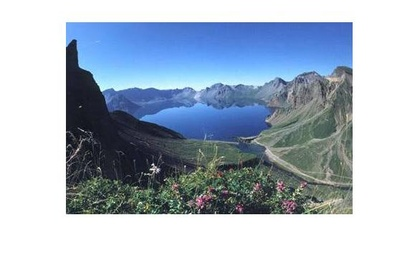
%> input picture normal.jpg, 420 x 273 px, shrunk from 586 x 381 before the run
$ octave autocontrast.m   (GNU Octave 9; MATLAB toolbox functions it lacks are replaced by stand-ins)
%> lines starting %> are read from the running program, lines starting %| are printed output that depends on the picture; in (x1, y1, x2, y2) boxes, pixels count from 0 and x2, y2 are one past the last pixel; in counts of white or black regions, pixels touching at a corner belong together; the program's own positions count from 1
RGB = imread('normal.jpg');
%> RGB is the input picture: size 273x420x3 uint8; mean R, G, B 174.4, 186.9, 200.7
a = rgb2gray(RGB);
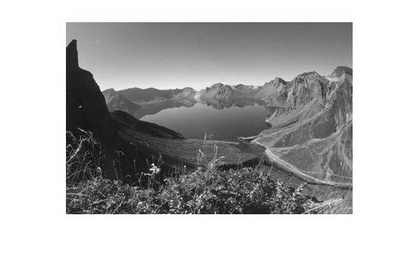
%> a: size 273x420 uint8; min 4, max 255, mean 184.7
z=0;
for i=1:size(a,1)
    for j=1:size(a,2)
        z=z+1;
        Tota(z) = a(i,j);
    end
end
%> after the loop, z = 114660
high = prctile(Tota,95);
%> high = 255
low = prctile(Tota,5);
%> low = 35
%%
c = double(a);
for i=1:size(c,1)
    for j=1:size(c,2)
        for k=1:size(c,3)
            if c(i,j,k) >= high
                b(i,j,k) = 255;
            elseif a(i,j,k) <= low
                b(i,j,k) = 0;
            else
                b(i,j,k) = (c(i,j,k)-low)/(high-low)*255;
            end
        end
    end
end
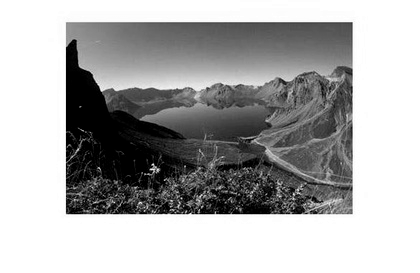
%> b: size 273x420 double; min 0, max 255, mean 173.9
imshow(b);
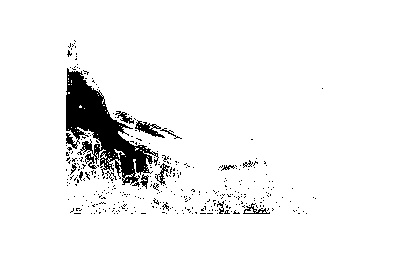
%> displayed picture: size 273x420, on the screen's scale of 0 to 255; 94.9% white; 343 black regions (328 under 20 px), largest, box (x1, y1, x2, y2) and area: (66, 68, 159, 187) 4199, (135, 120, 165, 138) 205, (155, 163, 170, 185) 100

$ run again, with HistoEq.jpg copied over normal.jpg
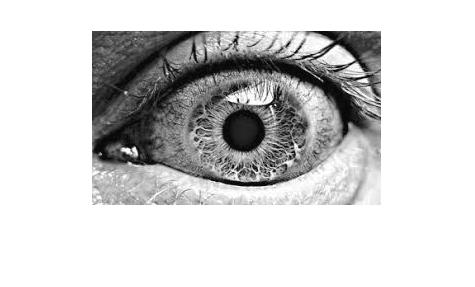
%> input picture HistoEq.jpg, 475 x 287 px
%> RGB is the input picture: size 287x475x3 uint8; min 0, max 255, mean 208
%> after the loop `for i=1:size(a,1)`: z = 136325
%> high = 255
%> low = 34
%> after the loop `for i=1:size(c,1)`:
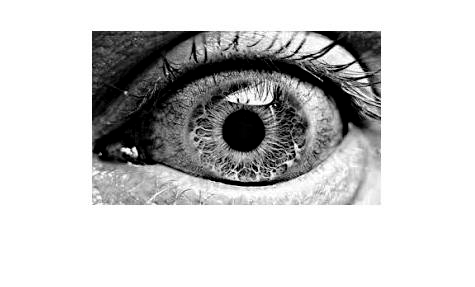
%> b: size 287x475 double; min 0, max 255, mean 201.7
%> `imshow(b);`:
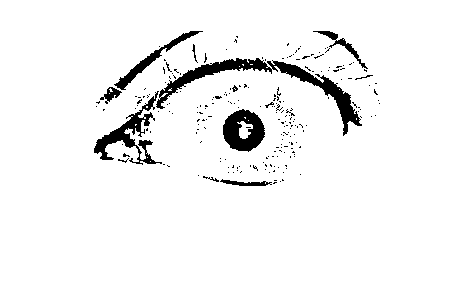
%> displayed picture: size 287x475, on the screen's scale of 0 to 255; 94.9% white; 219 black regions (208 under 20 px), largest, box (x1, y1, x2, y2) and area: (156, 58, 362, 136) 2451, (94, 91, 162, 165) 1241, (223, 109, 265, 152) 1175
